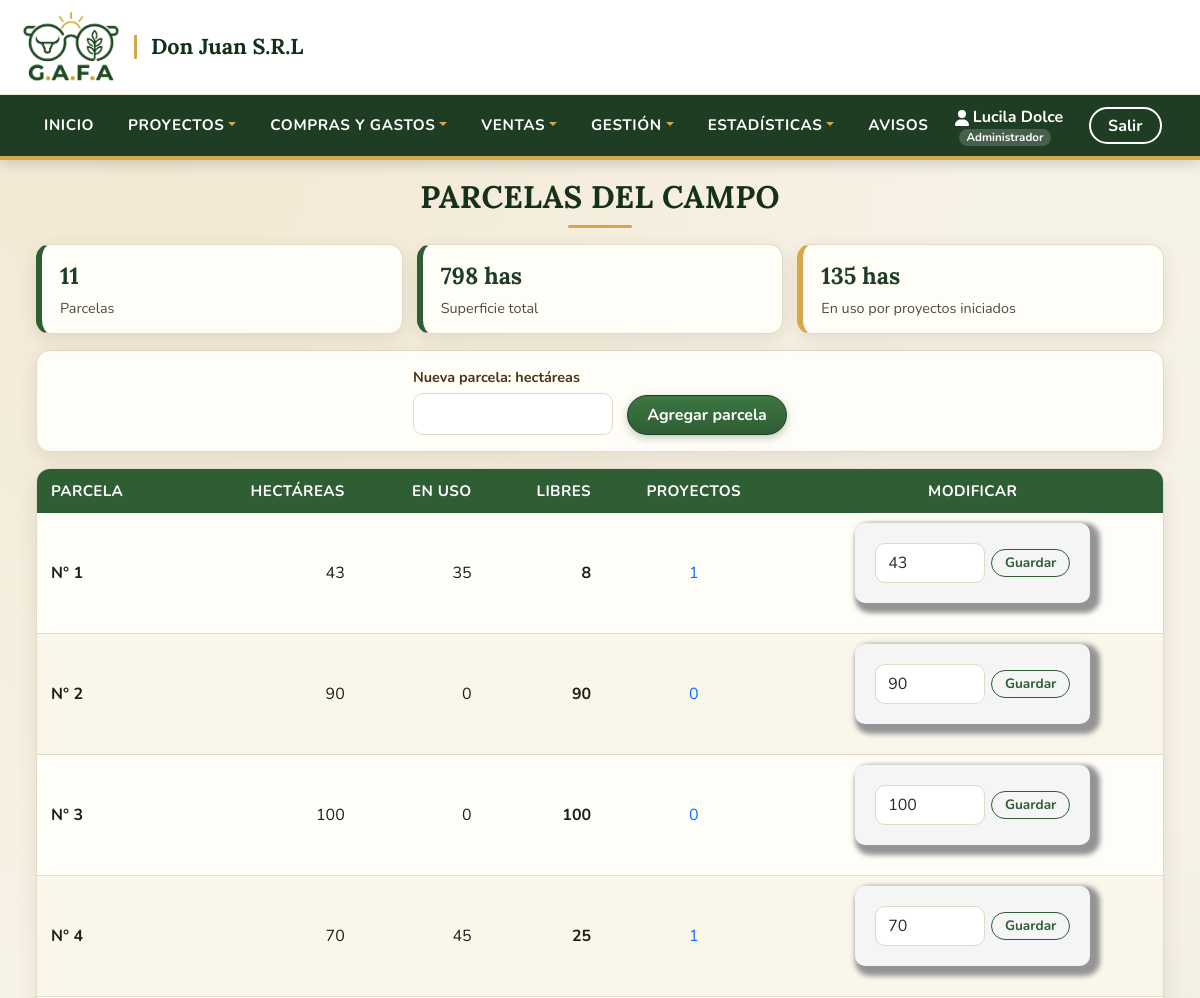
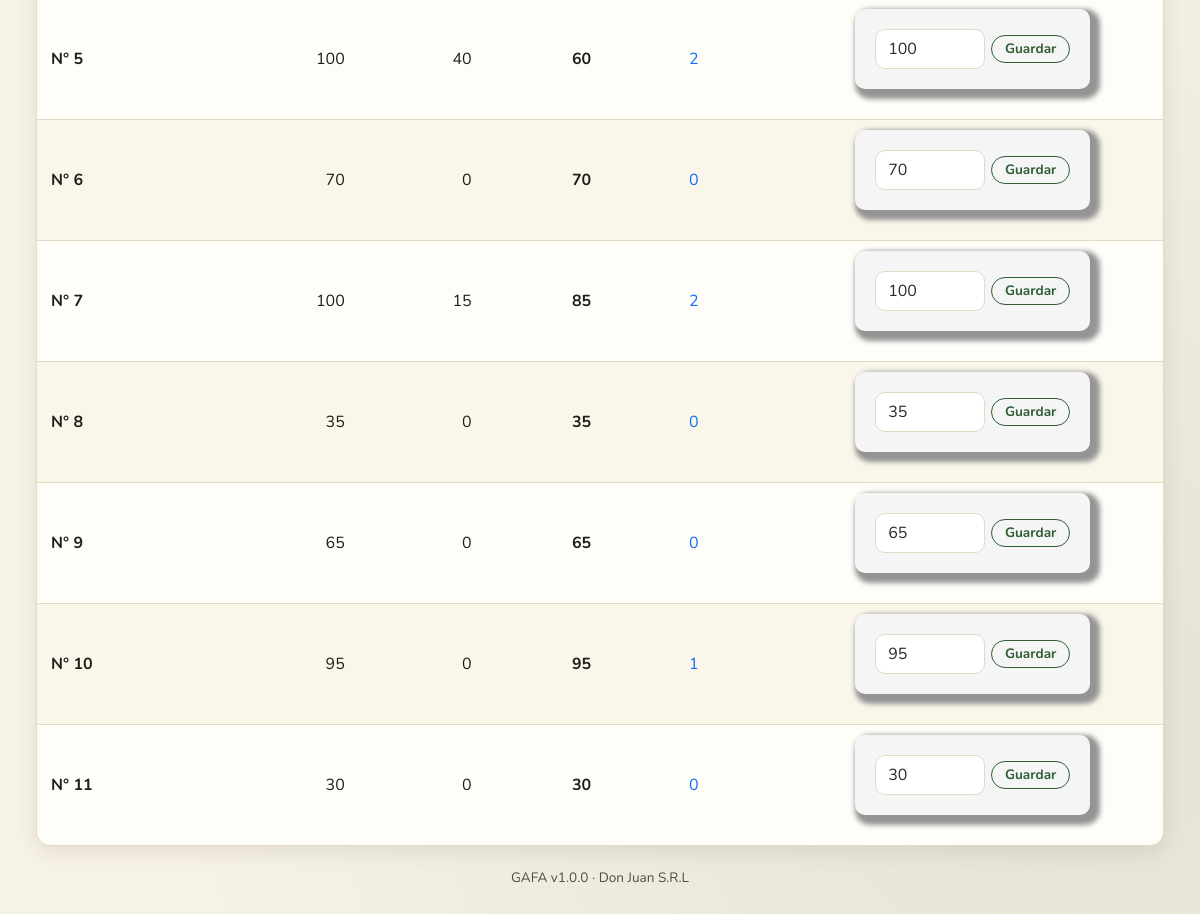
Screenshot of /parcelas.php?error (signed in) with the database file from the repository (2 pictures, top to bottom).
### tables this page shows
CREATE TABLE `usuarios` (
  `id_usuario` int(11) NOT NULL AUTO_INCREMENT,
  `usuario` varchar(45) NOT NULL,
  `password` varchar(255) NOT NULL,
  `nombre` varchar(45) NOT NULL,
  `apellido` varchar(45) NOT NULL,
  `id_tipoUsuario` int(11) NOT NULL,
  `id_EstadoUsuario` int(1) NOT NULL,
  PRIMARY KEY (`id_usuario`)
);

CREATE TABLE `parcela` (
  `id_Parcela` int(11) NOT NULL AUTO_INCREMENT,
  `dimension` int(11) NOT NULL,
  PRIMARY KEY (`id_Parcela`)
);

### Modelo/Auth.php (called while the page is built, shortened)
<?php
function e($valor): string
{
    return htmlspecialchars((string)$valor, ENT_QUOTES, 'UTF-8');
}
function nombrePropio(?string $texto): string
{
    $texto = trim((string)preg_replace('/\s+/u', ' ', (string)$texto));
    $palabras = explode(' ', mb_strtolower($texto, 'UTF-8'));
    foreach ($palabras as $i => $p) {
        $palabras[$i] = preg_replace_callback('/(^|[\'\-])(\p{L})/u', function ($m) {
            return $m[1] . mb_strtoupper($m[2], 'UTF-8');
        }, $p);
    }
    return implode(' ', $palabras);
}
function rolUsuario($conexion): int
{
    static $cache = [];
    $usuario = (string)($_SESSION['usuario'] ?? '');
    if (!isset($cache[$usuario])) {
        $stmt = $conexion->prepare("SELECT id_tipoUsuario FROM usuarios WHERE usuario = ?");
        $stmt->bind_param("s", $usuario);
        $stmt->execute();
        $fila = $stmt->get_result()->fetch_assoc();
        $cache[$usuario] = $fila ? (int)$fila['id_tipoUsuario'] : 0;
    }
    return $cache[$usuario];
}
function nombreRol(int $rol): string
{
    return [ROL_ADMIN => 'Administrador', ROL_LECTOR => 'Lector', ROL_OPERADOR => 'Operador'][$rol] ?? 'Sin rol';
}
function puedeEscribir($conexion): bool
{
    return in_array(rolUsuario($conexion), [ROL_ADMIN, ROL_OPERADOR], true);
}

### Modelo/Empresa.php (called while the page is built, shortened)
<?php
function empresaPorDefecto(): array
{
    return [
        'nombre' => 'Don Juan S.R.L',
        'lema' => 'Ganadería y Agricultura de Fácil Administración',
        'cuit' => '', 'email' => '', 'telefono' => '', 'direccion' => '',
        'color' => EMPRESA_COLOR_BASE,
        'logo' => '',
    ];
}
function empresa($conexion = null, bool $recargar = false): array
{
    static $cache = null;
    if ($cache !== null) return $cache;
    $datos = empresaPorDefecto();
    $cache = $datos;
    return $cache;
}

### parcelas.php (the view, shortened to what this page needs)
<?php
include('./Modelo/Conexion.php');
include_once('./Modelo/Auth.php');
$escribe = puedeEscribir($conexion);
$parcelas = mysqli_fetch_all(mysqli_query($conexion,
    "SELECT pa.id_Parcela, pa.dimension,
            COALESCE((SELECT SUM(p.cantidadHas) FROM proyectos p WHERE p.id_Parcela = pa.id_Parcela AND p.id_EstadoProyecto = 2), 0) AS ocupadas,
            (SELECT COUNT(*) FROM proyectos p WHERE p.id_Parcela = pa.id_Parcela) AS proyectos
     FROM parcela pa ORDER BY pa.id_Parcela"), MYSQLI_ASSOC);
$totalHas = array_sum(array_column($parcelas, 'dimension'));
$totalOcup = array_sum(array_column($parcelas, 'ocupadas'));
?>
<?php include('./Template/Cabecera.php'); ?>
<center>
    <h1>PARCELAS DEL CAMPO</h1>
    <div class="resumen-alquiler">
        <div class="tarjeta-resumen"><span class="num"><?php echo count($parcelas); ?></span><span>Parcelas</span></div>
        <div class="tarjeta-resumen"><span class="num"><?php echo (int)$totalHas; ?> has</span><span>Superficie total</span></div>
        <div class="tarjeta-resumen aviso"><span class="num"><?php echo (int)$totalOcup; ?> has</span><span>En uso por proyectos iniciados</span></div>
    </div>
    <?php if ($escribe) { ?>
    <form method="POST" action="./agrParcela.php" class="filtros-listado">
        <div><label for="dimension">Nueva parcela: hectáreas</label>
            <input type="number" name="dimension" id="dimension" min="1" max="100000" required></div>
        <div class="filtros-botones"><button type="submit" class="btn btn-success">Agregar parcela</button></div>
    </form>
    <?php } ?>
    <?php if (!$parcelas) { ?>
    <p class="sin-datos">Todavía no hay parcelas. Agregá la primera para poder crear proyectos.</p>
    <?php } else { ?>
    <table>
        <thead><tr><th>Parcela</th><th style="text-align:right;">Hectáreas</th><th style="text-align:right;">En uso</th><th style="text-align:right;">Libres</th><th style="text-align:center;">Proyectos</th><?php echo $escribe ? '<th style="text-align:center;">Modificar</th>' : ''; ?></tr></thead>
        <tbody>
        <?php foreach ($parcelas as $p) { $libres = (int)$p['dimension'] - (int)$p['ocupadas']; ?>
        <tr>
            <td><b>N° <?php echo (int)$p['id_Parcela']; ?></b></td>
            <td style="text-align:right;"><?php echo (int)$p['dimension']; ?></td>
            <td style="text-align:right;"><?php echo (int)$p['ocupadas']; ?></td>
            <td style="text-align:right;"><b class="<?php echo $libres < 0 ? 'texto-mal' : ''; ?>"><?php echo $libres; ?></b></td>
            <td class="text-center"><a href="./todosLosProyectos.php?parcela=<?php echo (int)$p['id_Parcela']; ?>"><?php echo (int)$p['proyectos']; ?></a></td>
            <?php if ($escribe) { ?>
            <td class="text-center">
                <form method="POST" action="./modParcela.php" style="display:inline-flex;gap:6px;align-items:center;">
                    <input type="number" name="dimension" min="1" max="100000" value="<?php echo (int)$p['dimension']; ?>" style="width:110px !important;" required>
                    <button type="submit" class="btn btn-sm btn-outline-success">Guardar</button>
                </form>
            </td>
            <?php } ?>
        </tr>
        <?php } ?>
        </tbody>
    </table>
    <?php } ?>
</center>
<?php include('./Template/Pie.php'); ?>

### Template/Cabecera.php (shortened to what this page needs)
<?php
include ("./Modelo/Conexion.php");
include_once('./Modelo/Auth.php');
include_once('./Modelo/Empresa.php');
$iduser = $_SESSION['usuario'];
$stmtCab = $conexion->prepare("SELECT * FROM usuarios WHERE usuario = ?");
$stmtCab->bind_param("s", $iduser);
$stmtCab->execute();
$row = $stmtCab->get_result()->fetch_assoc();
$nombre = nombrePropio($row['nombre']);
$apellido = nombrePropio($row['apellido']);
$cantAvisos = notificacionesListas($conexion) ? count(construirAvisos($conexion, configNotificaciones())) : 0;
$emp = empresa($conexion);
$rolNombre = nombreRol(rolUsuario($conexion));
?>
<!DOCTYPE html>
<html lang="es">
<head>
    <link href="https://cdn.jsdelivr.net/npm/bootstrap@5.2.0-beta1/dist/css/bootstrap.min.css" rel="stylesheet">
    <link href="https://unpkg.com/aos@2.3.1/dist/aos.css" rel="stylesheet">
	<link rel="stylesheet" href="estilos.css">
	<link rel="stylesheet" href="Css/tema.css">
</head>
<body>
<header class="hea-pri" >
	<div class="titPrincipal">
		<a href="./inicio.php" class="marca" title="Ir al inicio">
			<img src="imgs/GAFA_LOGO_oscuro.png" alt="GAFA - Ganadería y Agricultura de Fácil Administración">
			<span class="marca-texto"><?php echo e($emp['nombre']); ?></span>
		</a>
	</div>
    <nav class="navbar navbar-expand-lg navbar-light" style="border-bottom: 1px solid #0a6111;">
        <div class="container-fluid navpri">
            <div class="collapse navbar-collapse" id="navbarNav" >
                <ul class="navbar-nav">
				<li class="nav-item">
					<a href="./inicio.php" class="nav-link" style="color: #0a6111;" aria-current="page">Inicio</a>
				</li>
                <li class="nav-item dropdown">
                        <a href="#" class="nav-link dropdown-toggle " id="navbarDropdown" role="button" data-bs-toggle="dropdown" aria-expanded="false" style="color: #0a6111;">Proyectos</a>
                    </li>
                    <li class="nav-item dropdown">
                        <a href="#" class="nav-link dropdown-toggle " id="navbarDropdown" role="button" data-bs-toggle="dropdown" aria-expanded="false" style="color: #0a6111;">Compras y Gastos</a>
                    </li>
					<li class="nav-item dropdown">
                        <a href="#" class="nav-link dropdown-toggle " id="navbarDropdown" role="button" data-bs-toggle="dropdown" aria-expanded="false" style="color: #0a6111;">Ventas</a>
                    </li>
					<li class="nav-item dropdown">
                        <a href="#" class="nav-link dropdown-toggle " id="navbarDropdown" role="button" data-bs-toggle="dropdown" aria-expanded="false" style="color: #0a6111;">Gestión</a>
                    </li>
					<li class="nav-item dropdown">
                        <a href="#" class="nav-link dropdown-toggle " id="navbarDropdown" role="button" data-bs-toggle="dropdown" aria-expanded="false" style="color: #0a6111;">Estadísticas</a>
                    </li>
					<li class="nav-item"><a href="./avisos.php" class="nav-link">Avisos<?php if ($cantAvisos > 0) { ?> <span class="badge-avisos"><?php echo (int)$cantAvisos; ?></span><?php } ?></a></li>
                </ul>
            </div>
            <div class="exit">
				<div class="exit-name">
				<p><svg xmlns="http://www.w3.org/2000/svg" height="1em" viewBox="0 0 448 512"><path d="M224 256A128 128 0 1 0 224 0a128 128 0 1 0 0 256zm-45.7 48C79.8 304 0 383.8 0 482.3C0 498.7 13.3 512 29.7 512H418.3c16.4 0 29.7-13.3 29.7-29.7C448 383.8 368.2 304 269.7 304H178.3z"/></svg>&nbsp<?php echo htmlspecialchars($nombre." ".$apellido, ENT_QUOTES, 'UTF-8'); ?> <small class="rol-usuario"><?php echo e($rolNombre); ?></small></p>
				</div>
				<div class="exit-exit">
					<a href="./login.php">
						<button class="btn btn-outline-success">Salir</button>
					</a>
				</div>
			</div>
        </div>
    </nav>
</header>

### estilos.css (style rules this page uses)
* { margin: 0; padding: 0; box-sizing: border-box; font-family: 'Montserrat Alternates', sans-serif; }
body { background-color: whitesmoke; object-fit: cover; background-repeat: no-repeat; background-position: center center; justify-content: center; align-items: center; height: auto; }
a { text-decoration: none; }
h1 { color: #0a6111; display: block; font-size: 2em; margin-block-start: 0.67em; margin-block-end: 0.67em; margin-inline-start: 0px; margin-inline-end: 0px; font-weight: bold; }
.titPrincipal { width: 100%; height: 40px; display: flex; justify-content: flex-start; }
p { margin: 0%; }
form { padding: 20px; box-shadow: 5px 5px 5px 5px rgb(148, 148, 148); border-radius: 10px; background-color: whitesmoke; margin-bottom: 20px; }
.exit { padding: 10px; display: flex; justify-content: center; align-items: center; flex-direction: row; gap: 20px; font-family: 'Montserrat Alternates', sans-serif; }
.filtros-listado { display: flex; justify-content: center; align-items: center; flex-direction: row; gap: 40px; }

### rows the page displays
usuarios: nombre+apellido "Lucila Dolce"
parcela: id_Parcela "1", dimension "43", ocupadas "35", libres "8", proyectos "1"
parcela: id_Parcela "2", dimension "90", ocupadas "0", proyectos "0"
parcela: id_Parcela "3", dimension "100", ocupadas "0", proyectos "0"
parcela: id_Parcela "4", dimension "70", ocupadas "45", libres "25", proyectos "1"
parcela: id_Parcela "5", dimension "100", ocupadas "40", libres "60", proyectos "2"
parcela: id_Parcela "6", dimension "70", ocupadas "0", proyectos "0"
parcela: id_Parcela "7", dimension "100", ocupadas "15", libres "85", proyectos "2"
parcela: id_Parcela "8", dimension "35", ocupadas "0", proyectos "0"
parcela: id_Parcela "9", dimension "65", ocupadas "0", proyectos "0"
parcela: id_Parcela "10", dimension "95", ocupadas "0", proyectos "1"
parcela: id_Parcela "11", dimension "30", ocupadas "0", proyectos "0"

### other values shown
$emp['nombre'] "Don Juan S.R.L"
$rolNombre "Administrador"
count($parcelas) "11"
$totalHas "798"
$totalOcup "135"
GAFA_VERSION "1.0.0"
empresa()['nombre'] "Don Juan S.R.L"
